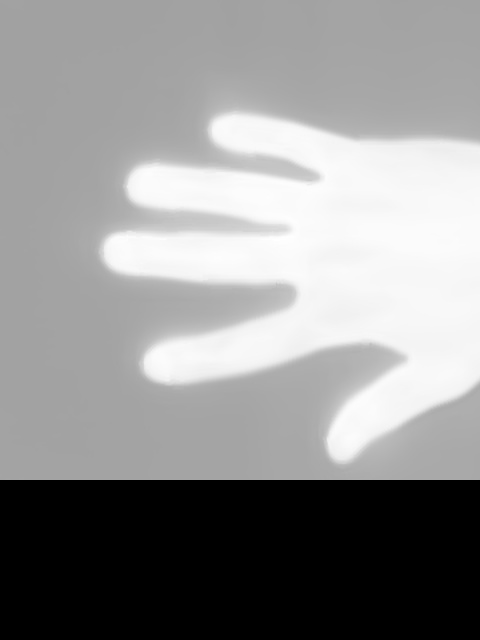
#> input picture dimensio_reduction/color_img.jpg, 480 x 640 px
$ python -i services.py   (imports and definitions only)
#> lines starting #> are read from the running program, lines starting #| are printed output that depends on the picture; after the words box and inside, x2 and y2 are one past the last pixel; in counts of white or black regions, pixels touching at a corner belong together
#> further down, picture is the input picture: shape (640, 480, 3); min 0, max 255, mean 144.8
from imageProcessing import *
import os

from skimage.io import imread, imshow
from skimage.filters import gaussian, threshold_otsu
from skimage import measure
import matplotlib.pyplot as plt

# [61 lines left out: functions Dataparsing_cv2, dataParsing_plt, not called in this run]

def regionprops (original):

    blurred = gaussian(original, sigma=.8)
    binary = blurred > threshold_otsu(blurred)
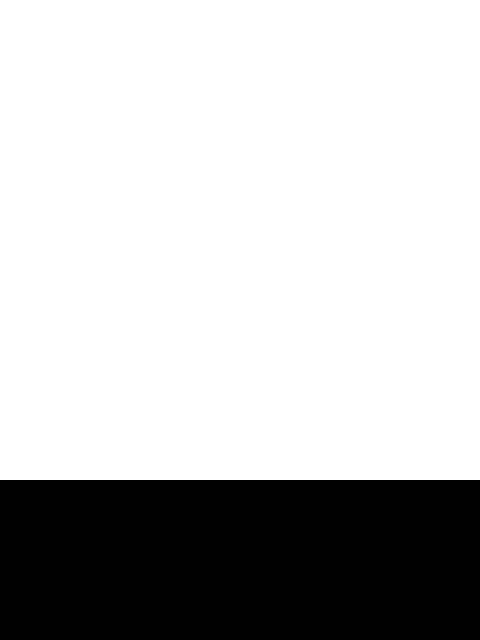
#> binary: shape (640, 480, 3) bool; 75% white; 1 black region, box (x1, y1, x2, y2) and area: (0, 480, 480, 640) 76800
    labels = measure.label(binary)

    plots = {'Original': original, 'Blurred': blurred,
             'Binary': binary, 'Labels': labels}
    fig, ax = plt.subplots(1, len(plots))
    for n, (title, img) in enumerate(plots.items()):
        cmap = plt.cm.gnuplot if n == len(plots) - 1 else plt.cm.gray
        ax[n].imshow(img, cmap=cmap)
        ax[n].axis('off')
        ax[n].set_title(title)
#> this loop made 4 passes
#> title on passes 1 to 4: 'Original', 'Blurred', 'Binary', 'Labels'
    plt.show(fig)

    props = measure.regionprops(labels)
#> props = 1 regions
    for prop in props:
        print('Label: {} >> Object size: {}'.format(prop.label, prop.area))
#> this loop made 1 pass
#| Label: 1 >> Object size: 691200.0

>>> import cv2
>>> picture = cv2.imread('color_img.jpg')
>>> result = regionprops(picture)
#> result = None
